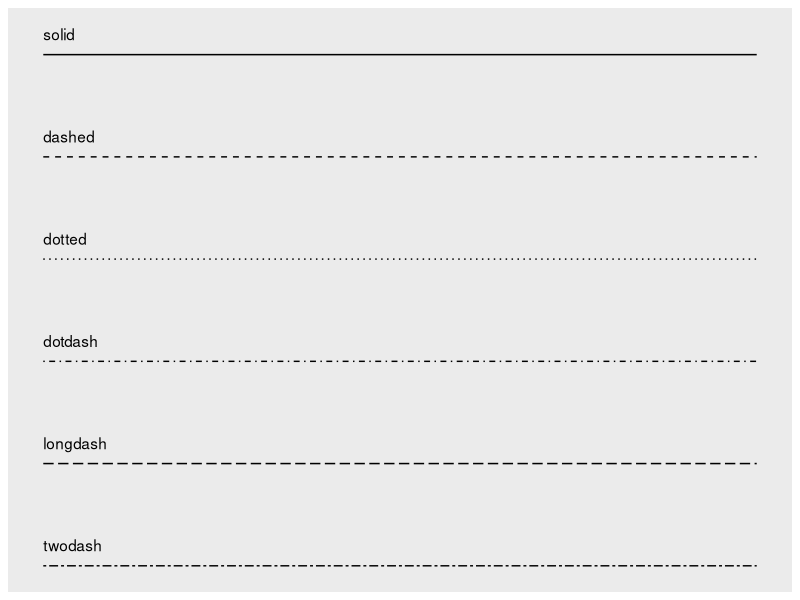

This figure's R source:
## ---- chunk 1
knitr::opts_chunk$set(echo = TRUE)
knitr::opts_chunk$set(fig.height=3)
knitr::opts_chunk$set(fig.width=3)
library(ggplot2)
library(dplyr)
## ---- chunk 2
lty <- c("solid", "dashed", "dotted", "dotdash", "longdash", "twodash")
linetypes <- data.frame(
  y = seq_along(lty),
  lty = lty
) 
ggplot(linetypes, aes(0, y)) + 
  geom_segment(aes(xend = 5, yend = y, linetype = lty)) + 
  scale_linetype_identity() + 
  geom_text(aes(label = lty), hjust = 0, nudge_y = 0.2) +
  scale_x_continuous(NULL, breaks = NULL) + 
  scale_y_reverse(NULL, breaks = NULL)
